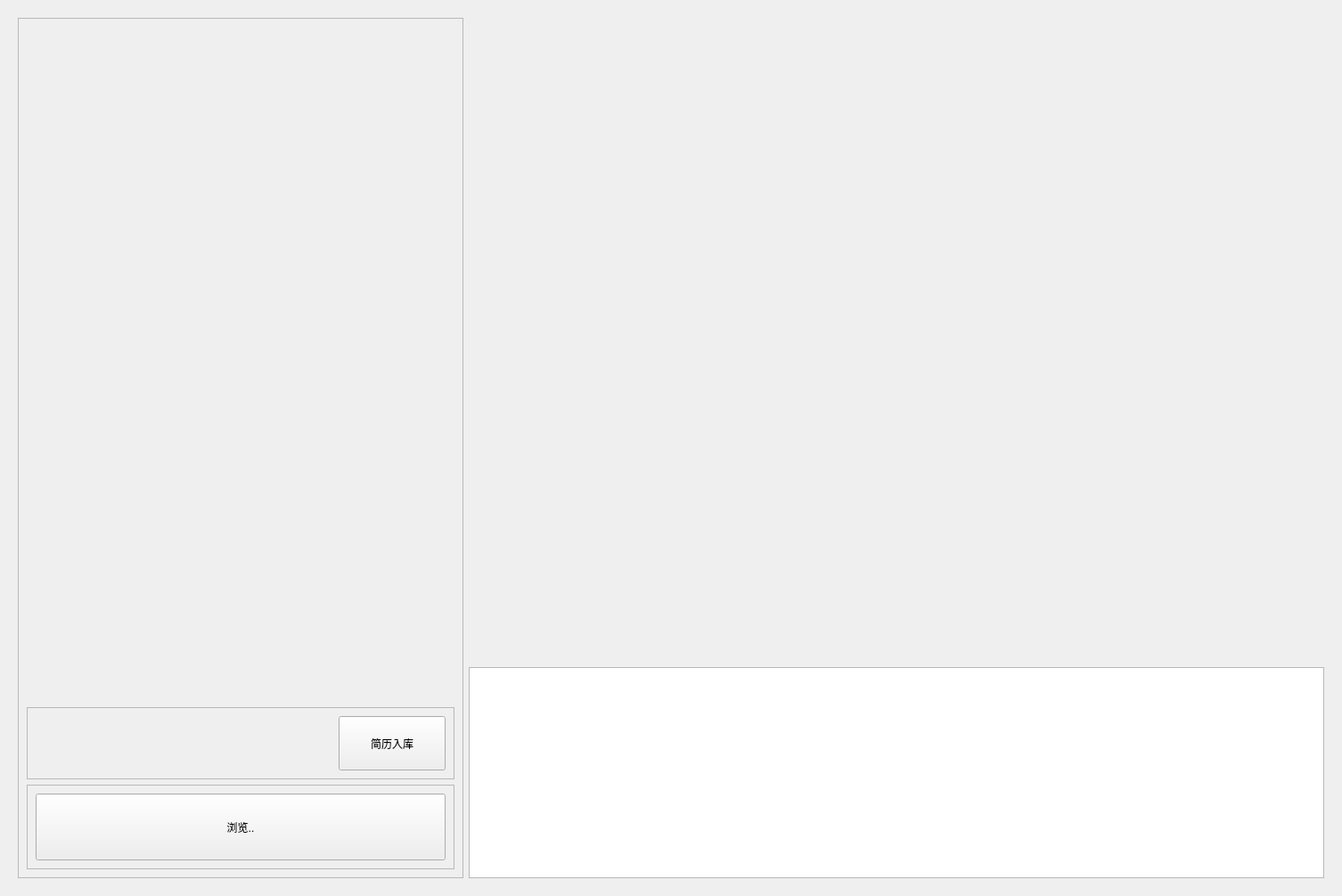
<?xml version="1.0" encoding="UTF-8"?>
<ui version="4.0">
 <class>UploadResume</class>
 <widget class="QWidget" name="UploadResume">
  <property name="geometry">
   <rect>
    <x>0</x>
    <y>0</y>
    <width>1506</width>
    <height>1006</height>
   </rect>
  </property>
  <property name="windowTitle">
   <string>Form</string>
  </property>
  <layout class="QGridLayout" name="gridLayout">
   <item row="0" column="0">
    <widget class="QStackedWidget" name="stackedWidget">
     <property name="minimumSize">
      <size>
       <width>500</width>
       <height>0</height>
      </size>
     </property>
     <widget class="QWidget" name="page_upload">
      <layout class="QHBoxLayout" name="horizontalLayout">
       <item>
        <widget class="QFrame" name="frame">
         <property name="minimumSize">
          <size>
           <width>200</width>
           <height>0</height>
          </size>
         </property>
         <property name="maximumSize">
          <size>
           <width>500</width>
           <height>16777215</height>
          </size>
         </property>
         <property name="frameShape">
          <enum>QFrame::StyledPanel</enum>
         </property>
         <property name="frameShadow">
          <enum>QFrame::Raised</enum>
         </property>
         <layout class="QVBoxLayout" name="verticalLayout" stretch="8,0,1">
          <item>
           <widget class="ArchiveInfo" name="frm_archive_info" native="true"/>
          </item>
          <item>
           <widget class="QFrame" name="frame_3">
            <property name="sizePolicy">
             <sizepolicy hsizetype="Preferred" vsizetype="Fixed">
              <horstretch>0</horstretch>
              <verstretch>0</verstretch>
             </sizepolicy>
            </property>
            <property name="minimumSize">
             <size>
              <width>0</width>
              <height>81</height>
             </size>
            </property>
            <property name="frameShape">
             <enum>QFrame::StyledPanel</enum>
            </property>
            <property name="frameShadow">
             <enum>QFrame::Raised</enum>
            </property>
            <layout class="QHBoxLayout" name="horizontalLayout_4">
             <item>
              <widget class="QLabel" name="lab_msg">
               <property name="text">
                <string/>
               </property>
              </widget>
             </item>
             <item>
              <widget class="QPushButton" name="btn_archive_upload">
               <property name="sizePolicy">
                <sizepolicy hsizetype="Minimum" vsizetype="Preferred">
                 <horstretch>0</horstretch>
                 <verstretch>0</verstretch>
                </sizepolicy>
               </property>
               <property name="maximumSize">
                <size>
                 <width>120</width>
                 <height>16777215</height>
                </size>
               </property>
               <property name="text">
                <string>简历入库</string>
               </property>
              </widget>
             </item>
            </layout>
           </widget>
          </item>
          <item>
           <widget class="QFrame" name="frame_2">
            <property name="maximumSize">
             <size>
              <width>16777215</width>
              <height>16777215</height>
             </size>
            </property>
            <property name="frameShape">
             <enum>QFrame::StyledPanel</enum>
            </property>
            <property name="frameShadow">
             <enum>QFrame::Raised</enum>
            </property>
            <layout class="QHBoxLayout" name="horizontalLayout_3" stretch="1">
             <item>
              <widget class="QPushButton" name="btn_resume_browse">
               <property name="sizePolicy">
                <sizepolicy hsizetype="Minimum" vsizetype="Preferred">
                 <horstretch>0</horstretch>
                 <verstretch>0</verstretch>
                </sizepolicy>
               </property>
               <property name="text">
                <string>浏览..</string>
               </property>
              </widget>
             </item>
            </layout>
           </widget>
          </item>
         </layout>
        </widget>
       </item>
       <item>
        <layout class="QVBoxLayout" name="verticalLayout_2">
         <item>
          <widget class="ResumePreviewer" name="frm_preview" native="true"/>
         </item>
         <item>
          <widget class="QListWidget" name="list_textMsg">
           <property name="sizePolicy">
            <sizepolicy hsizetype="Expanding" vsizetype="Fixed">
             <horstretch>0</horstretch>
             <verstretch>0</verstretch>
            </sizepolicy>
           </property>
           <property name="minimumSize">
            <size>
             <width>0</width>
             <height>237</height>
            </size>
           </property>
           <property name="maximumSize">
            <size>
             <width>16777215</width>
             <height>237</height>
            </size>
           </property>
          </widget>
         </item>
        </layout>
       </item>
      </layout>
     </widget>
     <widget class="ArchiveCompare" name="page_compare"/>
    </widget>
   </item>
  </layout>
 </widget>
 <customwidgets>
  <customwidget>
   <class>ArchiveInfo</class>
   <extends>QWidget</extends>
   <header location="global">FunctionWidgets/archiveinfo.h</header>
   <container>1</container>
  </customwidget>
  <customwidget>
   <class>ArchiveCompare</class>
   <extends>QWidget</extends>
   <header location="global">FunctionWidgets/archivecompare.h</header>
   <container>1</container>
  </customwidget>
  <customwidget>
   <class>ResumePreviewer</class>
   <extends>QWidget</extends>
   <header location="global">HRMTool/resumepreviewer.h</header>
   <container>1</container>
  </customwidget>
 </customwidgets>
 <resources/>
 <connections/>
</ui>
